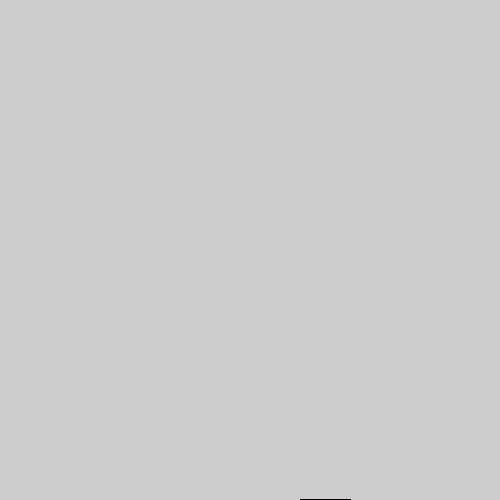
Frame 1 (no input)
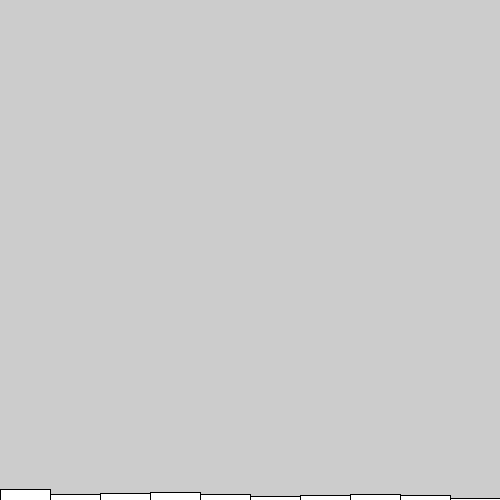
Frame 60 (the mouse pressed at the canvas centre just before this capture)
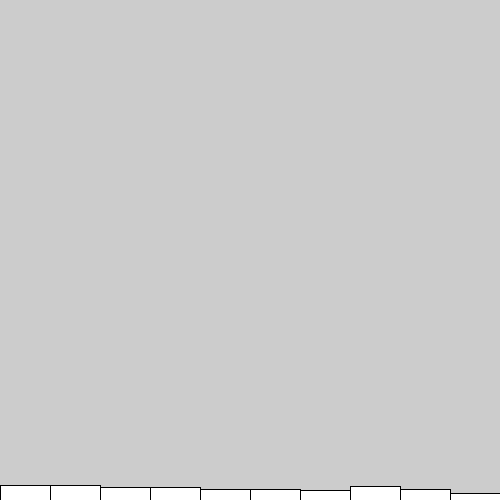
Frame 120 (the mouse held since frame 60 and released just before this capture)

The Processing sketch that drew these frames (run headless with seeded random() and noise(); from frame 60 on, the mouse is pressed at the canvas centre):

// Processing sketch: nc_I_2_randomNumberDistribution
// ── nc_I_2_randomNumberDistribution.pde
int[] randomCounts;
int numBars = 10;
float sizeX;

void setup() {
  size(500, 500);
  randomCounts = new int[10];
  for (int i = 0; i < numBars; i++) {
    randomCounts[i] = 0;
  }
  sizeX = width/numBars;
}

void draw() {
  int index = int(random(numBars));
  randomCounts[index]++;
  if(randomCounts[index] > height) {
    randomCounts[index] = 0;
  }
  
  for (int i = 0; i < numBars; i++) {
    rect(i*sizeX, height - randomCounts[i], sizeX, height);
  }
}
